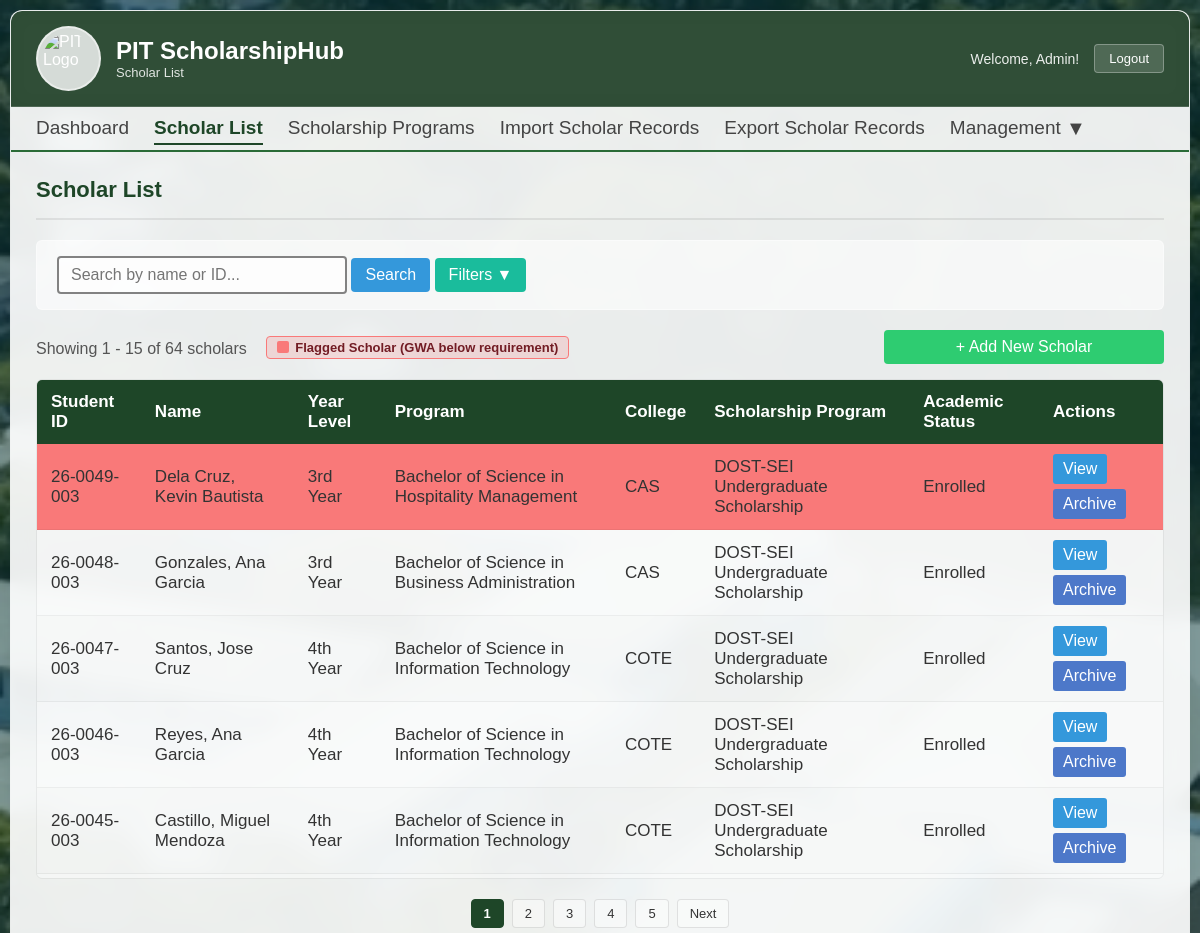
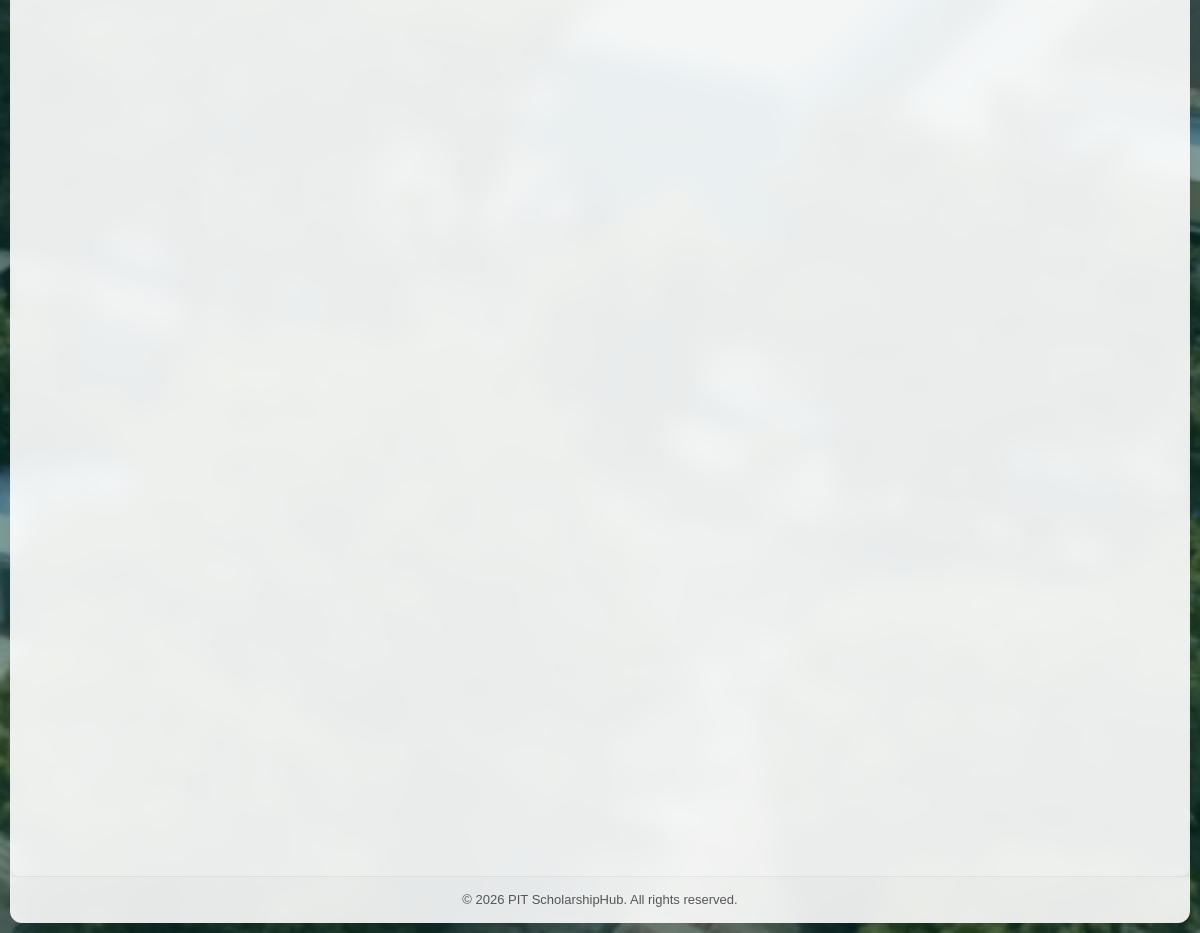
Screenshot of /admin/scholar_list.php (signed in) with the database file from the repository (2 pictures, top to bottom).
### tables this page shows
CREATE TABLE `scholar_info` (
  `id` int(11) NOT NULL,
  `student_id` varchar(11) NOT NULL,
  `philsys_id` varchar(50) DEFAULT NULL,
  `lrn` varchar(50) DEFAULT NULL,
  `four_ps_id` varchar(50) DEFAULT NULL,
  `last_name` varchar(50) NOT NULL,
  `given_name` varchar(50) NOT NULL,
  `ext_name` varchar(10) NOT NULL,
  `middle_name` varchar(50) NOT NULL,
  `sex` tinyint(4) NOT NULL,
  `birthdate` date NOT NULL,
  `scholarship_program_id` int(11) NOT NULL,
  `program_id` int(11) NOT NULL,
  `year_level` int(11) NOT NULL,
  `academic_status` enum('Active','Enrolled','Not Enrolled','Graduated','Dropped','Transferred','Leave of Absence') NOT NULL,
  `loa_semester` varchar(20) DEFAULT NULL,
  `loa_school_year` varchar(20) DEFAULT NULL,
  `father_last_name` varchar(50) NOT NULL,
  `father_given_name` varchar(50) NOT NULL,
  `father_middle_name` varchar(50) NOT NULL,
  `father_contact` varchar(15) DEFAULT 'N/A',
  `mother_last_name` varchar(50) NOT NULL,
  `mother_given_name` varchar(50) NOT NULL,
  `mother_middle_name` varchar(50) NOT NULL,
  `mother_contact` varchar(15) DEFAULT 'N/A',
  `permanent_address` varchar(255) NOT NULL,
  `street` varchar(255) NOT NULL,
  `town_city` varchar(255) NOT NULL,
  `province` varchar(255) NOT NULL,
  `barangay_id` bigint(20) DEFAULT NULL,
  `city_id` bigint(20) DEFAULT NULL,
  `province_id` bigint(20) DEFAULT NULL,
  `region_id` bigint(20) DEFAULT NULL,
  `country` varchar(100) NOT NULL,
  `zipcode` varchar(10) NOT NULL,
  `disability` varchar(255) NOT NULL,
  `contact_num` varchar(11) NOT NULL,
  `email` varchar(255) NOT NULL,
  `ip_group` varchar(255) DEFAULT NULL,
  `is_child_of_solo_parent` tinyint(1) DEFAULT 0,
  `username` varchar(255) NOT NULL,
  `password` varchar(255) NOT NULL,
  `is_archived` tinyint(4) NOT NULL DEFAULT 0,
  `school_year` varchar(20) NOT NULL,
  `profile_picture` varchar(255) DEFAULT NULL,
  `is_password_changed` tinyint(4) NOT NULL DEFAULT 0
);

CREATE TABLE `program` (
  `id` int(11) NOT NULL,
  `name` varchar(255) NOT NULL,
  `college_id` int(11) NOT NULL
);

CREATE TABLE `college` (
  `id` int(11) NOT NULL,
  `college_name` varchar(255) NOT NULL,
  `college_code` varchar(255) NOT NULL
);

CREATE TABLE `scholarship_program` (
  `id` int(11) NOT NULL,
  `name` varchar(255) NOT NULL,
  `code` varchar(255) NOT NULL,
  `description` text NOT NULL,
  `min_gwa_req` decimal(3,2) DEFAULT NULL,
  `pay_amount` decimal(10,2) DEFAULT NULL,
  `is_active` tinyint(4) NOT NULL,
  `is_archived` tinyint(4) NOT NULL DEFAULT 0,
  `school_year` varchar(20) NOT NULL,
  `provider_id` int(11) DEFAULT NULL,
  `scholarship_type` varchar(255) NOT NULL
);

### admin/scholar_list.php (the view, shortened to what the rows shown need)
<?php
include __DIR__ . '/../includes/conn.php';
include '../includes/check_permission.php';
require_once __DIR__ . '/../includes/school_year_helper.php';
$available_years = getAvailableSchoolYears($conn);
$records_per_page = 15;
$page = isset($_GET['page']) ? (int)$_GET['page'] : 1;
$offset = ($page - 1) * $records_per_page;
$academic_status = isset($_GET['academic_status']) ? $_GET['academic_status'] : "Enrolled";
$school_year_filter = isset($_GET['school_year_filter']) ? $_GET['school_year_filter'] : null;
$archive_filter = isset($_GET['archive_filter']) ? $_GET['archive_filter'] : '0';
if($school_year_filter === null && !empty($available_years)) {
    $school_year_filter = $available_years[0];
}
$where_condition = [];
$params = [];
$types = "";
if ($archive_filter === '1') {
    $where_condition[] = "scholar_info.is_archived = 1";
} elseif ($archive_filter === 'all') {
} else {
    $where_condition[] = "scholar_info.is_archived = 0";
}
if (!empty($academic_status)) {
    $where_condition[] = "scholar_info.academic_status = ?";
    $params[] = $academic_status;
    $types .= "s";
}
if(!empty($school_year_filter)) {
    $where_condition[] = "scholar_info.school_year = ?";
    $params[] = $school_year_filter;
    $types .= "s";
}
$where_sql = !empty($where_condition) ? " AND " . implode(" AND ", $where_condition) : "";
$scholar_params = $params;
$scholar_types = $types . "ii";
$scholar_params[] = $records_per_page;
$scholar_params[] = $offset;
$scholar_sql = "SELECT
                scholar_info.id,
                scholar_info.student_id,
                scholar_info.last_name,
                scholar_info.given_name,
                scholar_info.middle_name,
                scholar_info.ext_name,
                scholar_info.year_level,
                scholar_info.academic_status,
                scholar_info.is_archived,
                sp.name AS scholarship_name,
                p.name AS program_name,
                c.college_code AS college_name,
                sp.min_gwa_req,
                ap.gwa AS latest_gwa,
                CASE
                    WHEN ap.gwa IS NOT NULL AND sp.min_gwa_req > 0 AND ap.gwa > sp.min_gwa_req
                    THEN 1
                    ELSE 0
                END AS is_flagged
                FROM scholar_info
                INNER JOIN scholarship_program sp ON scholar_info.scholarship_program_id = sp.id
                INNER JOIN program p ON scholar_info.program_id = p.id
                INNER JOIN college c ON p.college_id = c.id
                LEFT JOIN (
                    SELECT scholar_id, gwa,
                           ROW_NUMBER() OVER (
                               PARTITION BY scholar_id
                               ORDER BY school_year DESC,
                                        CASE
                                            WHEN semester = 'Summer' THEN 3
                                            WHEN semester = '2nd Semester' THEN 2
                                            WHEN semester = '1st Semester' THEN 1
                                            ELSE 0
                                        END DESC, id DESC
                           ) AS rn
                    FROM academic_performance
                ) ap ON ap.scholar_id = scholar_info.id AND ap.rn = 1
                WHERE sp.is_archived = 0
                    AND sp.is_active = 1
                    $where_sql
                ORDER BY scholar_info.id DESC
                LIMIT ? OFFSET ?";
$scholar_stmt = $conn->prepare($scholar_sql);
if(!empty($scholar_params)) $scholar_stmt->bind_param($scholar_types, ...$scholar_params);
$scholar_stmt->execute();
$result = $scholar_stmt->get_result();
?>
<!DOCTYPE html>
<html>
<head>
    <link rel="stylesheet" href="../assets/css/scholar_list.css?v=<?= filemtime('../assets/css/scholar_list.css') ?>">
    <link rel="stylesheet" href="../assets/css/modals.css">
</head>
<body>
    <?php if(!isset($_SESSION['user_id']) || ($_SESSION['role'] !== 'admin' && $_SESSION['role'] !== 'staff')) :
        $_SESSION['fail'] = "You are no logged in!";
        header("Location: ../portal.php");
        exit();
    else : ?>
        <div class="container">
            <div class="header">
                <div class="header-left">
                    <div>
                        <h1>PIT ScholarshipHub</h1>
                    </div>
                </div>
            </div>
            <div class="page-content">
                <div class="page-header">
                    <h2>Scholar List</h2>
                </div>
                    <?php if(hasPermission($conn, $_SESSION['user_id'], 'scholars', 'add')) : ?>
                        <a href="add_scholar.php" class="btn btn-success btn-sm">+ Add New Scholar</a>
                    <?php endif; ?>
                <div class="table-wrapper">
                    <table>
                        <thead>
                            <tr>
                                <th>Student ID</th>
                                <th>Name</th>
                                <th>Year Level</th>
                                <th>Program</th>
                                <th>College</th>
                                <th>Scholarship Program</th>
                                <th>Academic Status</th>
                                <th>Actions</th>
                            </tr>
                        </thead>
                        <tbody>
                        <?php if($result->num_rows > 0) : ?>
                            <?php while($row = $result->fetch_assoc()) :
                                $ext_name = ($row['ext_name'] == 'N/A' || empty($row['ext_name'])) ? "" : $row['ext_name'];
                                $year = $row['year_level'];
                                $year_lvl = "";
                                if($year == 1) {
                                    $year_lvl = "1st Year";
                                } elseif($year == 2) {
                                    $year_lvl = "2nd Year";
                                } elseif($year == 3) {
                                    $year_lvl = "3rd Year";
                                } elseif($year >= 4 && $year <= 6) {
                                    $year_lvl = $year . "th Year";
                                } else {
                                    $year_lvl = "Not specified";
                                }
                                $is_archived = (int)$row['is_archived'] === 1;
                            ?>
                                <tr class="data-row-<?= $row['is_flagged'] ?>">
                                    <td><?= htmlspecialchars($row['student_id']) ?></td>
                                    <td><?= htmlspecialchars($row['last_name']) ?>, <?= htmlspecialchars($row['given_name']) ?> <?= htmlspecialchars($row['middle_name']) ?> <?= htmlspecialchars($ext_name) ?></td>
                                    <td><?= htmlspecialchars($year_lvl) ?></td>
                                    <td><?= htmlspecialchars($row['program_name']) ?></td>
                                    <td><?= htmlspecialchars($row['college_name']) ?></td>
                                    <td><?= htmlspecialchars($row['scholarship_name']) ?></td>
                                    <td><?= htmlspecialchars($row['academic_status']) ?></td>
                                    <td>
                                        <div class="action-buttons">
                                            <a href="scholar_profile.php?scholar_id=<?= $row['id'] ?>" class="btn-sm btn-view">View</a>
                                            <form action="<?= $_SERVER['PHP_SELF'] ?>" method="POST" style="display: inline;">
                                                <?php if(hasPermission($conn, $_SESSION['user_id'], 'scholars', 'archive')) : ?>
                                                    <?php if(!$is_archived) : ?>
                                                        <button type="submit" class="btn-sm btn-archive" onclick="return confirmAction(event, 'Are you sure you want to archive this scholar?', 'Archive', 'archive')">Archive</button>
                                                    <?php else : ?>
                                                        <button type="submit" class="btn-sm btn-archive" onclick="return confirmAction(event, 'Are you sure you want to unarchive this scholar?', 'Unarchive', 'primary')">Unarchive</button>
                                                    <?php endif; ?>
                                                <?php endif; ?>
                                            </form>
                                        </div>
                                    </td>
                                </tr>
                            <?php endwhile; ?>
                        <?php else : ?>
                            <tr>
                                <td colspan="8" class="no-data">No scholars found.</td>
                            </tr>
                        <?php endif; ?>
                        </tbody>
                    </table>
                </div>
            </div>
        </div>
    <?php endif; ?>
</body>
</html>

### rows the page displays
scholar_info: student "26-0049-003", last_name "Dela Cruz", given_name "Kevin", middle_name "Bautista", year_level "3rd Year", program.name "Bachelor of Science in Hospitality Management", college.college_code "CAS", scholarship_program.name "DOST-SEI Undergraduate Scholarship", academic_status "Enrolled", is_archived "Archive"
scholar_info: student "26-0048-003", last_name "Gonzales", given_name "Ana", middle_name "Garcia", year_level "3rd Year", program.name "Bachelor of Science in Business Administration", college.college_code "CAS", scholarship_program.name "DOST-SEI Undergraduate Scholarship", academic_status "Enrolled", is_archived "Archive"
scholar_info: student "26-0047-003", last_name "Santos", given_name "Jose", middle_name "Cruz", year_level "4th Year", program.name "Bachelor of Science in Information Technology", college.college_code "COTE", scholarship_program.name "DOST-SEI Undergraduate Scholarship", academic_status "Enrolled", is_archived "Archive"
scholar_info: student "26-0046-003", last_name "Reyes", given_name "Ana", middle_name "Garcia", year_level "4th Year", program.name "Bachelor of Science in Information Technology", college.college_code "COTE", scholarship_program.name "DOST-SEI Undergraduate Scholarship", academic_status "Enrolled", is_archived "Archive"
scholar_info: student "26-0045-003", last_name "Castillo", given_name "Miguel", middle_name "Mendoza", year_level "4th Year", program.name "Bachelor of Science in Information Technology", college.college_code "COTE", scholarship_program.name "DOST-SEI Undergraduate Scholarship", academic_status "Enrolled", is_archived "Archive"

### other values shown
$offset + 1 "1"
min($offset + $records_per_page, $total_records) "15"
$total_records "64"
